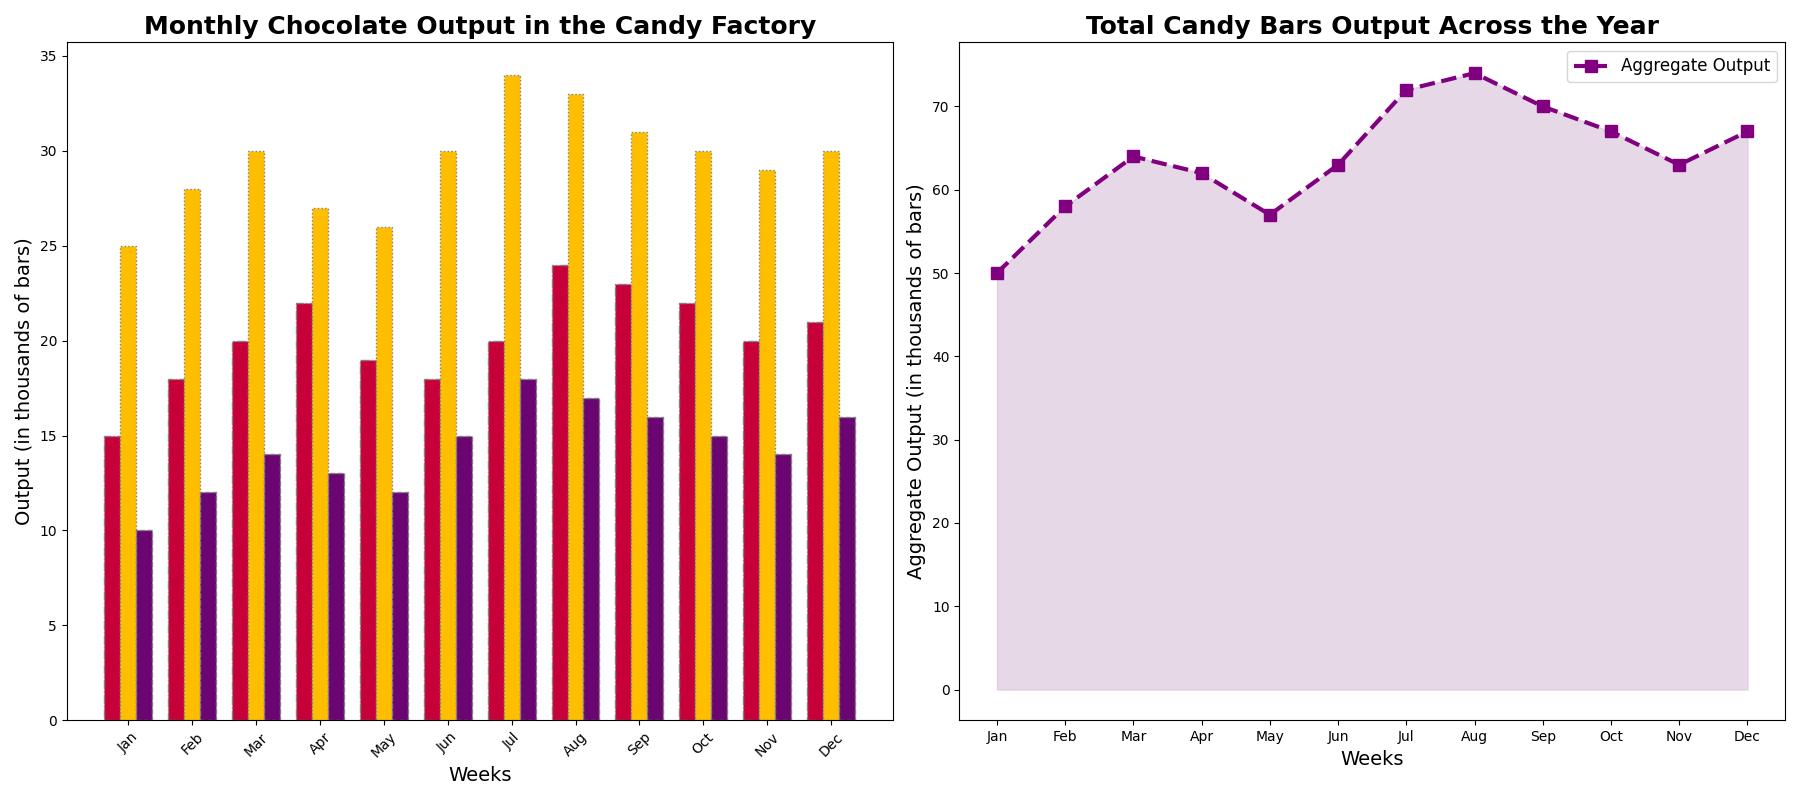

Write Python code to recreate this figure.
import matplotlib.pyplot as plt
import numpy as np

weeks = ['Jan', 'Feb', 'Mar', 'Apr', 'May', 'Jun', 'Jul', 'Aug', 'Sep', 'Oct', 'Nov', 'Dec']
candy_types = ['Bright Chocolate', 'Milky Chocolate', 'Light Chocolate']

bright_chocolate = [15, 18, 20, 22, 19, 18, 20, 24, 23, 22, 20, 21]
milky_chocolate = [25, 28, 30, 27, 26, 30, 34, 33, 31, 30, 29, 30]
light_chocolate = [10, 12, 14, 13, 12, 15, 18, 17, 16, 15, 14, 16]

colors = ['#C70039', '#FFBF00', '#6A0572']

bar_width = 0.25
x = np.arange(len(weeks))

fig, (ax1, ax2) = plt.subplots(1, 2, figsize=(18, 8))

ax1.bar(x - bar_width, bright_chocolate, width=bar_width, color=colors[0], edgecolor='grey', label='Bright Chocolate', linestyle='-.')
ax1.bar(x, milky_chocolate, width=bar_width, color=colors[1], edgecolor='grey', label='Milky Chocolate', linestyle=':')
ax1.bar(x + bar_width, light_chocolate, width=bar_width, color=colors[2], edgecolor='grey', label='Light Chocolate', linestyle='--')

ax1.set_xlabel('Weeks', fontsize=14)
ax1.set_ylabel('Output (in thousands of bars)', fontsize=14)
ax1.set_title('Monthly Chocolate Output in the Candy Factory', fontsize=18, fontweight='bold')
ax1.set_xticks(x)
ax1.set_xticklabels(weeks, rotation=45)
ax1.grid(False)

total_output = np.array(bright_chocolate) + np.array(milky_chocolate) + np.array(light_chocolate)

ax2.plot(weeks, total_output, marker='s', linestyle='--', color='purple', linewidth=3, markersize=8, label='Aggregate Output')
ax2.fill_between(weeks, total_output, color='thistle', alpha=0.6)

ax2.set_xlabel('Weeks', fontsize=14)
ax2.set_ylabel('Aggregate Output (in thousands of bars)', fontsize=14)
ax2.set_title('Total Candy Bars Output Across the Year', fontsize=18, fontweight='bold')
ax2.legend(fontsize=12)
ax2.grid(False)

plt.tight_layout()
plt.show()
